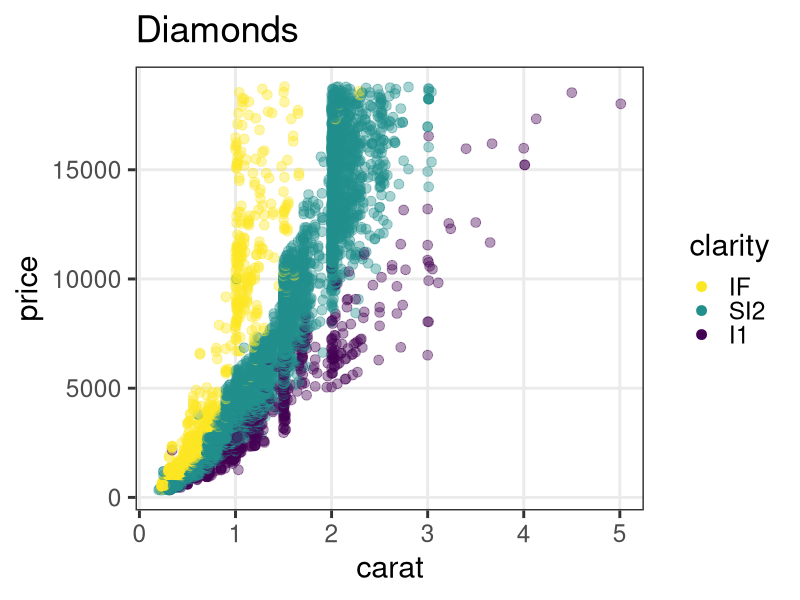
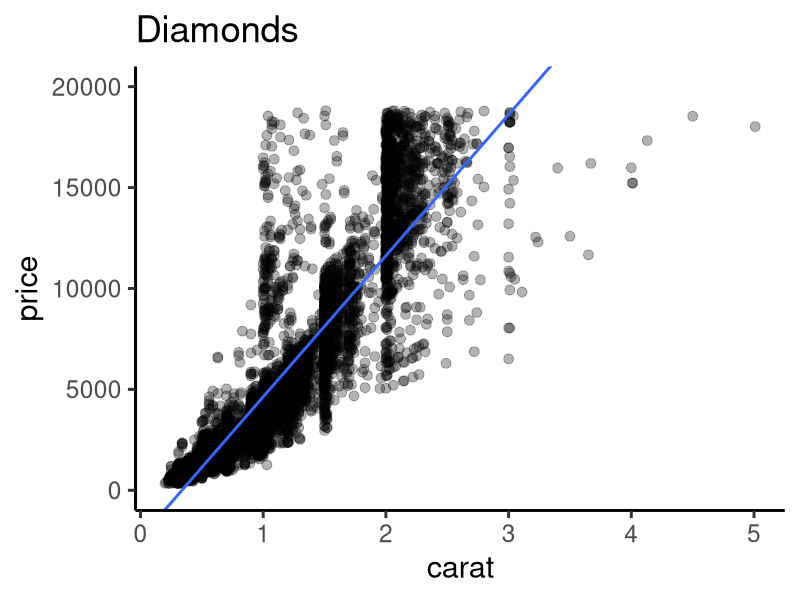

These charts were generated, in order, by the following R code: (Note: this script raises an error after producing the figures.)
## ---- chunk 1

## ---- chunk 2
library(ggplot2)
library(tibble)
library(dplyr)
library(tidyr)
knitr::opts_chunk$set(cache = TRUE)
iris = tibble::as_tibble(iris)
## ---- chunk 3
print(ggplot2::diamonds)
## ---- chunk 4
diamonds %>%
  dplyr::summarize(across(where(is.numeric), list(mean = mean, sd = sd, max = max))) %>%
  dplyr::mutate(across(where(is.numeric), round, digits = 2)) %>%
  tidyr::pivot_longer(everything(), names_to = c(".value", "stat"), names_sep = "_")
## ---- chunk 5
diamonds %>%
  dplyr::filter(clarity %in% c("I1", "SI2", "IF")) %>%
  ggplot(aes(carat, price, color = clarity)) +
  geom_point(alpha = 0.4, size = 3) +
  scale_color_viridis_d(
    guide = guide_legend(reverse = TRUE, override.aes = list(alpha = 1))
  ) +
  labs(title = "Diamonds") +
  theme_bw(base_size = 22) +
  theme(panel.grid.minor = element_blank())
## ---- chunk 6
diamonds %>%
  dplyr::filter(clarity %in% c("I1", "SI2", "IF")) %>%
  ggplot(aes(carat, price)) +
  geom_point(alpha = 0.3, size = 3) +
  stat_smooth(formula = y ~ x, method = lm, se = FALSE) +
  coord_cartesian(ylim = c(0, 20000)) +
  labs(title = "Diamonds") +
  theme_classic(base_size = 22)
## ---- chunk 7
x = 2        # Create x
x            # What's in x?
y = 5        # Create y
y            # What's in y?
## ---- chunk 8
x + y
## ---- chunk 9
x = seq(1, 3)  # 1と3を渡すとvectorが返ってくる
x
sum(x)         # vectorを渡すと足し算が返ってくる
square = function(something) {  # 自分の関数を定義
  something ** 2
}
square(x)                       # 使ってみる
## ---- chunk 10
x = 42       # Create x
x            # What's in x?
y = "24601"  # Create y
y            # What's in y?
## ---- chunk 11
x + y        # Error! Why?
## ---- chunk 12
class(x)
is.numeric(x)
is.character(x)
as.character(x)
## ---- chunk 13
x = c(1, 2, 9)  # 長さ3の数値ベクトル
x + x           # 同じ長さ同士の計算
y = 10          # 長さ1の数値ベクトル
x + y           # 長さ3 + 長さ1 = 長さ3 (それぞれ足し算)
x < 5           # 5より小さいか
## ---- chunk 14
letters
letters[3]
letters[seq(4, 6)]       # 4 5 6
letters[seq(1, 26) < 4]  # TRUE TRUE TRUE FALSE FALSE ...
## ---- chunk 15
x = c(1, 2, 9)
y = sqrt(x)     # square root
y
## ---- chunk 16
z = sum(x)
z
## ---- chunk 17
v = seq(1, 8)              # c(1, 2, 3, 4, 5, 6, 7, 8)
x = matrix(v, nrow = 2)    # 2行に畳む。列ごとに詰める
x
y = matrix(v, nrow = 2, byrow = TRUE)  # 行ごとに詰める
y
## ---- chunk 18
print(iris)
## ---- chunk 19
str(iris)       # 構造が分かる形で表示
## ---- chunk 20
x = c(1, 2, 3)
y = c("A", "B", "C")
mydata = data.frame(x, y)
print(mydata)
